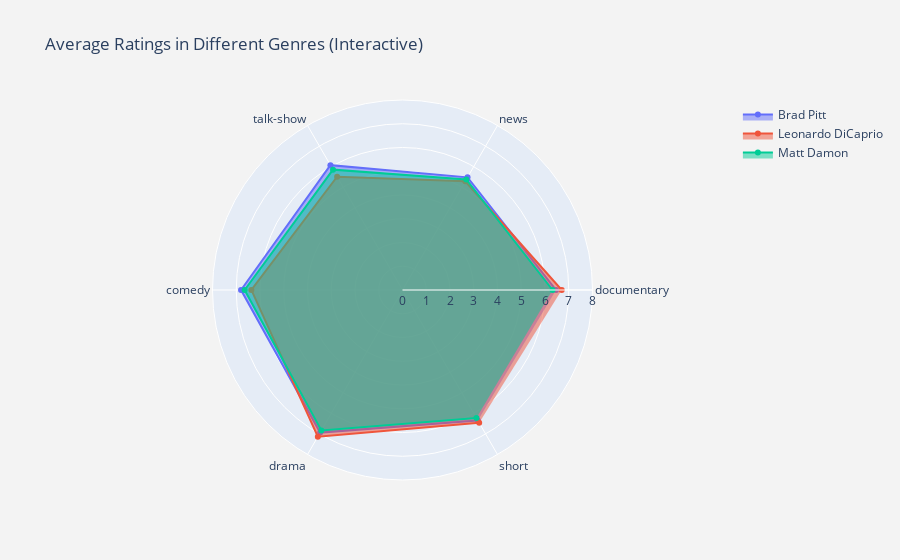

The cell this chart's notebook holds for it:
### Markdown cell above
#### From the genres about, we will compare their performances in the genres: 'documentary',  'news',  'talk-show',  'comedy',  'drama', 'short'.

### Code cell
genres = ['documentary', 'news', 'talk-show', 'comedy', 'drama', 'short']
fig = go.Figure()
fig.add_trace(go.Scatterpolar(
      r=[np.mean(brad_genre[g]) for g in genres],
      theta=genres,
      fill='toself',
      name='Brad Pitt'
))

fig.add_trace(go.Scatterpolar(
      r=[np.mean(leo_genre[g]) for g in genres],
      theta=genres,
      fill='toself',
      name='Leonardo DiCaprio'
))

fig.add_trace(go.Scatterpolar(
      r=[np.mean(matt_genre[g]) for g in genres],
      theta=genres,
      fill='toself',
      name='Matt Damon'
))

fig.update_layout(
    title='Average Ratings in Different Genres (Interactive)',
    polar=dict(
        radialaxis=dict(
            visible=True,
            range=[0, 8]
        )),
    showlegend=True,
    paper_bgcolor='rgb(243, 243, 243)',
    plot_bgcolor='rgb(243, 243, 243)',
)

### Figure 1 — Plotly figure (JSON) as saved in the notebook; plotly's stock layout.template omitted (floating-point values rounded to 4 significant figures)
{"data": [{"fill": "toself", "name": "Brad Pitt", "r": [6.465, 5.477, 6.071, 6.799, 6.934, 6.344], "theta": ["documentary", "news", "talk-show", "comedy", "drama", "short"], "type": "scatterpolar"}, {"fill": "toself", "name": "Leonardo DiCaprio", "r": [6.704, 5.284, 5.507, 6.363, 7.13, 6.457], "theta": ["documentary", "news", "talk-show", "comedy", "drama", "short"], "type": "scatterpolar"}, {"fill": "toself", "name": "Matt Damon", "r": [6.317, 5.372, 5.851, 6.646, 6.831, 6.228], "theta": ["documentary", "news", "talk-show", "comedy", "drama", "short"], "type": "scatterpolar"}], "layout": {"paper_bgcolor": "rgb(243, 243, 243)", "plot_bgcolor": "rgb(243, 243, 243)", "polar": {"radialaxis": {"range": [0, 8], "visible": true}}, "showlegend": true, "title": {"text": "Average Ratings in Different Genres (Interactive)"}}}
